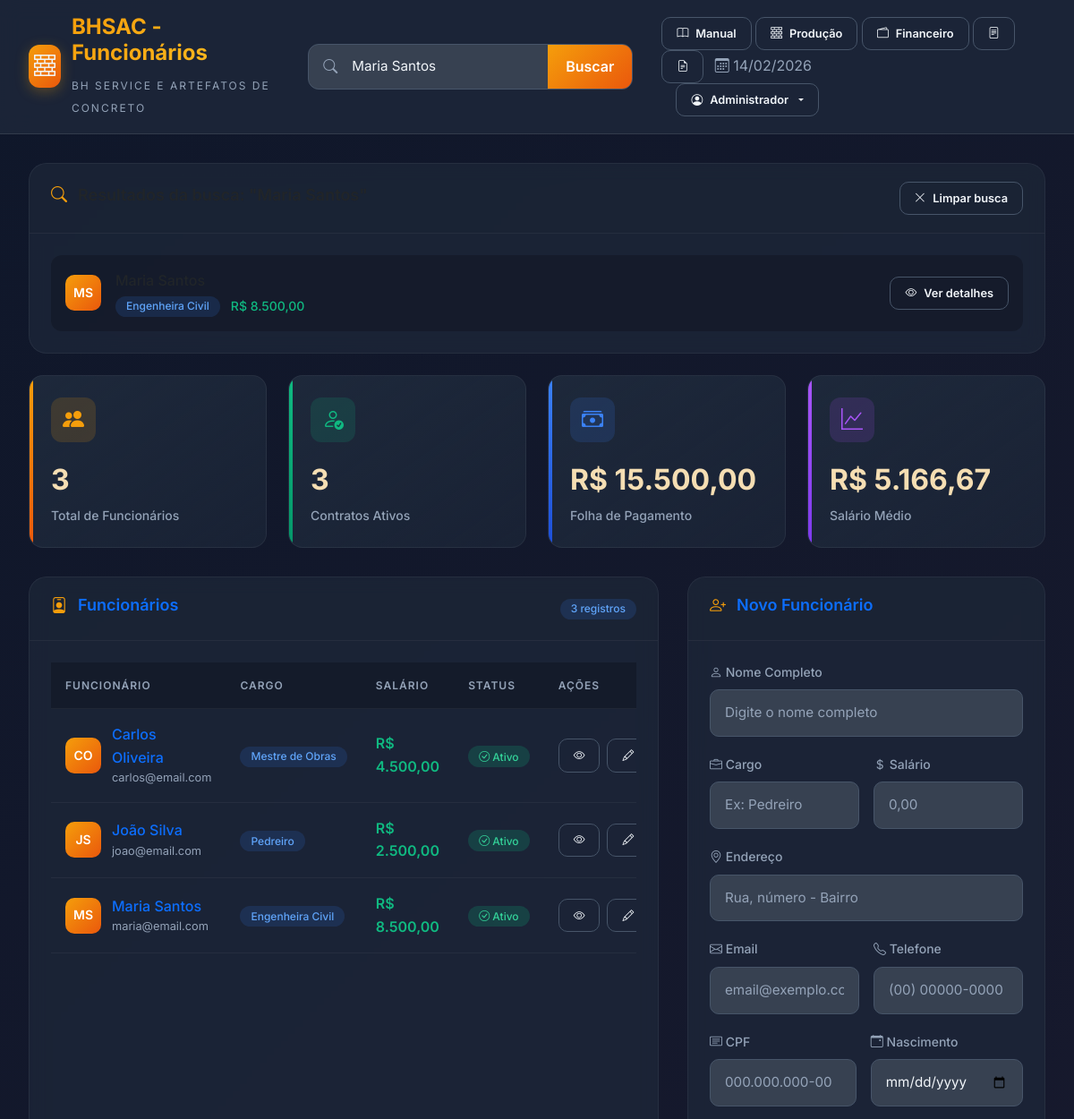
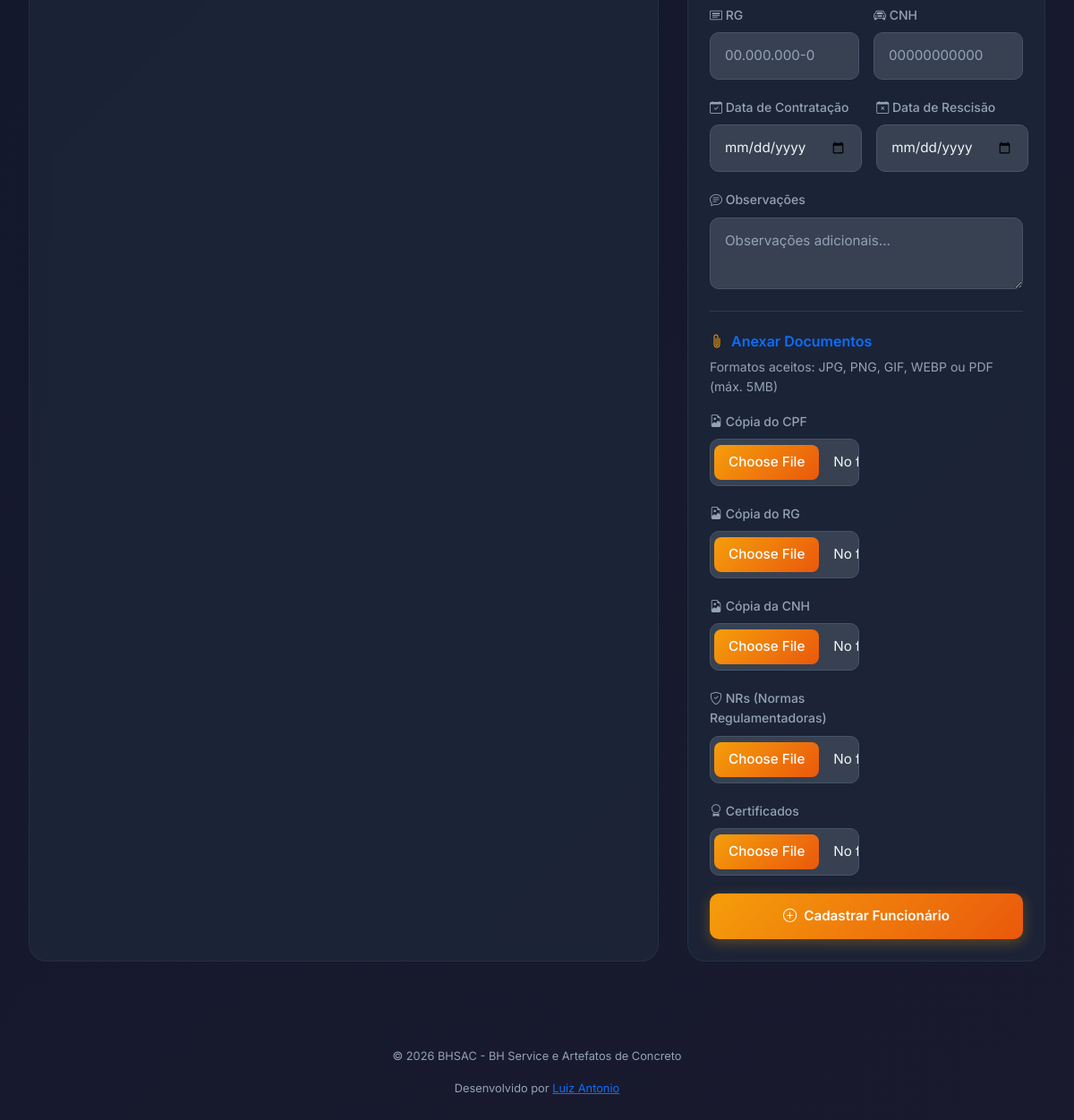
Screenshot of /index.php?busca=Maria Santos (signed in) with the database file from the repository (2 pictures, top to bottom).
### tables this page shows
CREATE TABLE IF NOT EXISTS funcionarios (
    id INT AUTO_INCREMENT PRIMARY KEY,
    nome VARCHAR(100) NOT NULL,
    cargo VARCHAR(50) NOT NULL,
    salario DECIMAL(10, 2) NOT NULL,
    data_nascimento DATE NOT NULL,
    cpf VARCHAR(14) NOT NULL UNIQUE,
    endereco VARCHAR(255) NOT NULL,
    email VARCHAR(100) NOT NULL,
    telefone VARCHAR(20) NOT NULL,
    data_contratacao DATE NULL,
    data_rescisao DATE NULL,
    observacoes TEXT NULL,
    data_cadastro TIMESTAMP DEFAULT CURRENT_TIMESTAMP,
    data_atualizacao TIMESTAMP DEFAULT CURRENT_TIMESTAMP ON UPDATE CURRENT_TIMESTAMP,
    ativo BOOLEAN DEFAULT TRUE
);

### index.php (the view, shortened to what the rows shown need)
<?php
require_once __DIR__ . '/models/FuncionarioDAO.php';
$dao = new FuncionarioDAO();
$resultadoBusca = null;
$termoBusca = '';
if ($_SERVER['REQUEST_METHOD'] === 'GET' && isset($_GET['busca']) && !empty($_GET['busca'])) {
    $termoBusca = trim($_GET['busca']);
    $resultadoBusca = $dao->buscar($termoBusca);
}
$funcionarios = $dao->listarTodos();
?>
<!DOCTYPE html>
<html lang="pt-BR">
<head>
    <link href="https://cdn.jsdelivr.net/npm/bootstrap@5.3.8/dist/css/bootstrap.min.css" rel="stylesheet">
    <link href="https://cdn.jsdelivr.net/npm/bootstrap-icons@1.11.3/font/bootstrap-icons.min.css" rel="stylesheet">
    <link rel="stylesheet" href="css/style.css">
</head>
<body>
    <header class="header no-print">
        <div class="header-content">
            <div class="logo">
                <div class="logo-text">
                    <h1>BHSAC - Funcionários</h1>
                </div>
            </div>
        </div>
    </header>
    <div class="main-container fade-in">
        <?php if ($resultadoBusca !== null): ?>
            <div class="card mb-4 search-results no-print">
                <div class="card-header">
                    <h2><i class="bi bi-search"></i> Resultados da busca: "<?= htmlspecialchars($termoBusca) ?>"</h2>
                </div>
                <div class="card-body">
                    <?php if (count($resultadoBusca) > 0): ?>
                        <div class="search-results-list">
                            <?php foreach ($resultadoBusca as $f): ?>
                                <?php
                                $iniciais = strtoupper(substr($f['nome'], 0, 1));
                                $nomePartes = explode(' ', $f['nome']);
                                if (count($nomePartes) > 1) {
                                    $iniciais .= strtoupper(substr(end($nomePartes), 0, 1));
                                }
                                ?>
                                <div class="search-result-item" onclick="showDetails(<?= $f['id'] ?>)">
                                    <div class="employee-avatar"><?= $iniciais ?></div>
                                    <div class="result-info">
                                        <div class="result-name"><?= htmlspecialchars($f['nome']) ?></div>
                                        <div class="result-meta">
                                            <span class="badge badge-cargo"><?= htmlspecialchars($f['cargo']) ?></span>
                                            <span class="result-salary">R$ <?= number_format($f['salario'], 2, ',', '.') ?></span>
                                        </div>
                                    </div>
                                    <div class="result-actions">
                                        <button class="btn btn-outline btn-sm"
                                            onclick="event.stopPropagation(); showDetails(<?= $f['id'] ?>)">
                                            <i class="bi bi-eye"></i> Ver detalhes
                                        </button>
                                    </div>
                                </div>
                            <?php endforeach; ?>
                        </div>
                    <?php endif; ?>
                </div>
            </div>
        <?php endif; ?>
        <div class="content-grid">
            <div class="card">
                <div class="card-header">
                    <h2 class="text-primary"><i class="bi bi-person-badge"></i> Funcionários</h2>
                </div>
                <div class="card-body">
                    <?php if (count($funcionarios) > 0): ?>
                        <div class="table-container">
                            <table class="employees-table">
                                <thead>
                                    <tr>
                                        <th>Funcionário</th>
                                        <th>Cargo</th>
                                        <th>Salário</th>
                                        <th>Status</th>
                                        <th class="no-print">Ações</th>
                                    </tr>
                                </thead>
                                <tbody>
                                    <?php foreach ($funcionarios as $f): ?>
                                        <?php
                                        $iniciais = strtoupper(substr($f['nome'], 0, 1));
                                        $nomePartes = explode(' ', $f['nome']);
                                        if (count($nomePartes) > 1) {
                                            $iniciais .= strtoupper(substr(end($nomePartes), 0, 1));
                                        }
                                        $contratoAtivo = empty($f['data_rescisao']);
                                        ?>
                                        <tr class="<?= !$contratoAtivo ? 'row-inactive' : '' ?>">
                                            <td>
                                                <div class="employee-info">
                                                    <div class="employee-avatar"><?= $iniciais ?></div>
                                                    <div>
                                                        <div class="employee-name text-primary">
                                                            <?= htmlspecialchars($f['nome']) ?>
                                                        </div>
                                                        <div class="employee-email text-secondary">
                                                            <?= htmlspecialchars($f['email']) ?>
                                                        </div>
                                                    </div>
                                                </div>
                                            </td>
                                            <td><span class="badge badge-cargo"><?= htmlspecialchars($f['cargo']) ?></span></td>
                                            <td class="salary">R$ <?= number_format($f['salario'], 2, ',', '.') ?></td>
                                            <td>
                                                <?php if ($contratoAtivo): ?>
                                                    <span class="badge badge-active"><i class="bi bi-check-circle"></i> Ativo</span>
                                                <?php else: ?>
                                                    <span class="badge badge-inactive"><i class="bi bi-x-circle"></i>
                                                        Desligado</span>
                                                <?php endif; ?>
                                            </td>
                                            <td class="no-print">
                                                <div class="action-buttons">
                                                    <button class="btn btn-outline btn-sm"
                                                        onclick="showDetails(<?= $f['id'] ?>)" title="Ver detalhes">
                                                        <i class="bi bi-eye"></i>
                                                    </button>
                                                    <button class="btn btn-outline btn-sm"
                                                        onclick="editEmployee(<?= $f['id'] ?>)" title="Editar">
                                                        <i class="bi bi-pencil"></i>
                                                    </button>
                                                </div>
                                            </td>
                                        </tr>
                                    <?php endforeach; ?>
                                </tbody>
                            </table>
                        </div>
                    <?php endif; ?>
                </div>
            </div>
            <div class="card no-print">
                <div class="card-header">
                    <h2 class="text-primary"><i class="bi bi-person-plus"></i> Novo Funcionário</h2>
                </div>
            </div>
        </div>
    </div>
</body>
</html>

### rows the page displays
funcionarios: nome "MS", cargo "Engenheira Civil", salario "8.500,00", nome "Maria Santos", email "maria@email.com", shows "Ativo"
funcionarios: nome "CO", nome "Carlos Oliveira", email "carlos@email.com", cargo "Mestre de Obras", salario "4.500,00", shows "Ativo"
funcionarios: nome "JS", nome "João Silva", email "joao@email.com", cargo "Pedreiro", salario "2.500,00", shows "Ativo"

### other values shown
$usuarioLogado['nome'] "Administrador"
count($funcionarios) "3"
$funcionariosAtivos "3"
$totalSalarios "15.500,00"
$mediaSalario "5.166,67"
